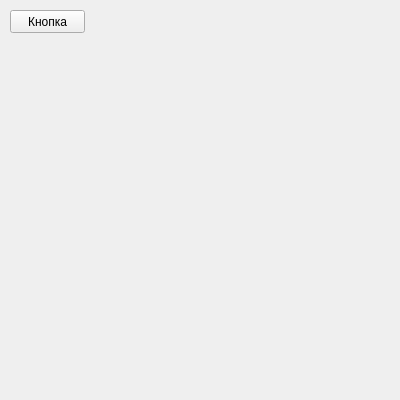
<?xml version="1.0" encoding="UTF-8"?>
<ui version="4.0">
 <class>Form</class>
 <widget class="QWidget" name="Form">
  <property name="geometry">
   <rect>
    <x>0</x>
    <y>0</y>
    <width>400</width>
    <height>400</height>
   </rect>
  </property>
  <property name="windowTitle">
   <string>Form</string>
  </property>
  <widget class="QPushButton" name="pushButton">
   <property name="geometry">
    <rect>
     <x>10</x>
     <y>10</y>
     <width>75</width>
     <height>23</height>
    </rect>
   </property>
   <property name="text">
    <string>Кнопка</string>
   </property>
  </widget>
 </widget>
 <resources/>
 <connections/>
</ui>
